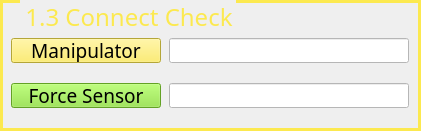
       <widget class="QGroupBox" name="groupBox_18">
        <property name="geometry">
         <rect>
          <x>690</x>
          <y>10</y>
          <width>421</width>
          <height>131</height>
         </rect>
        </property>
        <property name="minimumSize">
         <size>
          <width>300</width>
          <height>0</height>
         </size>
        </property>
        <property name="maximumSize">
         <size>
          <width>500</width>
          <height>150</height>
         </size>
        </property>
        <property name="font">
         <font>
          <family>Adobe 黑体 Std R</family>
          <pointsize>18</pointsize>
         </font>
        </property>
        <property name="styleSheet">
         <string notr="true">   QGroupBox {

	color: rgb(252, 233, 79);
	border-color: rgb(252, 233, 79);
            border-width: 3px;
            border-style: solid;
            margin-top: 2ex;
        }
        QGroupBox::title {
            subcontrol-origin: margin;
            subcontrol-position: top left;
            left: 20px;
            margin-left: 2px;
            padding: 0  0px;
        }</string>
        </property>
        <property name="title">
         <string>1.3 Connect Check</string>
        </property>
        <layout class="QGridLayout" name="gridLayout_16">
         <property name="leftMargin">
          <number>0</number>
         </property>
         <property name="topMargin">
          <number>15</number>
         </property>
         <property name="rightMargin">
          <number>0</number>
         </property>
         <property name="bottomMargin">
          <number>0</number>
         </property>
         <property name="spacing">
          <number>0</number>
         </property>
         <item row="1" column="0">
          <widget class="QPushButton" name="motorcontrol4_28">
           <property name="sizePolicy">
            <sizepolicy hsizetype="Minimum" vsizetype="Fixed">
             <horstretch>130</horstretch>
             <verstretch>35</verstretch>
            </sizepolicy>
           </property>
           <property name="minimumSize">
            <size>
             <width>150</width>
             <height>25</height>
            </size>
           </property>
           <property name="maximumSize">
            <size>
             <width>150</width>
             <height>25</height>
            </size>
           </property>
           <property name="font">
            <font>
             <family>Adobe 黑体 Std R</family>
             <pointsize>14</pointsize>
             <weight>50</weight>
             <italic>false</italic>
             <bold>false</bold>
            </font>
           </property>
           <property name="focusPolicy">
            <enum>Qt::NoFocus</enum>
           </property>
           <property name="styleSheet">
            <string notr="true">background-color: rgb(114, 159, 207);
background-color: rgb(138, 226, 52);</string>
           </property>
           <property name="text">
            <string>Force Sensor</string>
           </property>
          </widget>
         </item>
         <item row="0" column="0">
          <widget class="QPushButton" name="motorcontrol4_26">
           <property name="sizePolicy">
            <sizepolicy hsizetype="Minimum" vsizetype="Fixed">
             <horstretch>130</horstretch>
             <verstretch>35</verstretch>
            </sizepolicy>
           </property>
           <property name="minimumSize">
            <size>
             <width>150</width>
             <height>25</height>
            </size>
           </property>
           <property name="maximumSize">
            <size>
             <width>150</width>
             <height>25</height>
            </size>
           </property>
           <property name="font">
            <font>
             <family>Adobe 黑体 Std R</family>
             <pointsize>14</pointsize>
             <weight>50</weight>
             <italic>false</italic>
             <bold>false</bold>
            </font>
           </property>
           <property name="focusPolicy">
            <enum>Qt::NoFocus</enum>
           </property>
           <property name="styleSheet">
            <string notr="true">background-color: rgb(252, 233, 79);</string>
           </property>
           <property name="text">
            <string>Manipulator</string>
           </property>
          </widget>
         </item>
         <item row="0" column="1">
          <widget class="QLineEdit" name="manipulator_status">
           <property name="minimumSize">
            <size>
             <width>240</width>
             <height>25</height>
            </size>
           </property>
           <property name="maximumSize">
            <size>
             <width>240</width>
             <height>25</height>
            </size>
           </property>
           <property name="styleSheet">
            <string notr="true">background-color: rgb(255, 255, 255);</string>
           </property>
          </widget>
         </item>
         <item row="1" column="1">
          <widget class="QLineEdit" name="sensor_status">
           <property name="minimumSize">
            <size>
             <width>240</width>
             <height>25</height>
            </size>
           </property>
           <property name="maximumSize">
            <size>
             <width>240</width>
             <height>25</height>
            </size>
           </property>
           <property name="styleSheet">
            <string notr="true">background-color: rgb(255, 255, 255);</string>
           </property>
          </widget>
         </item>
        </layout>
       </widget>
